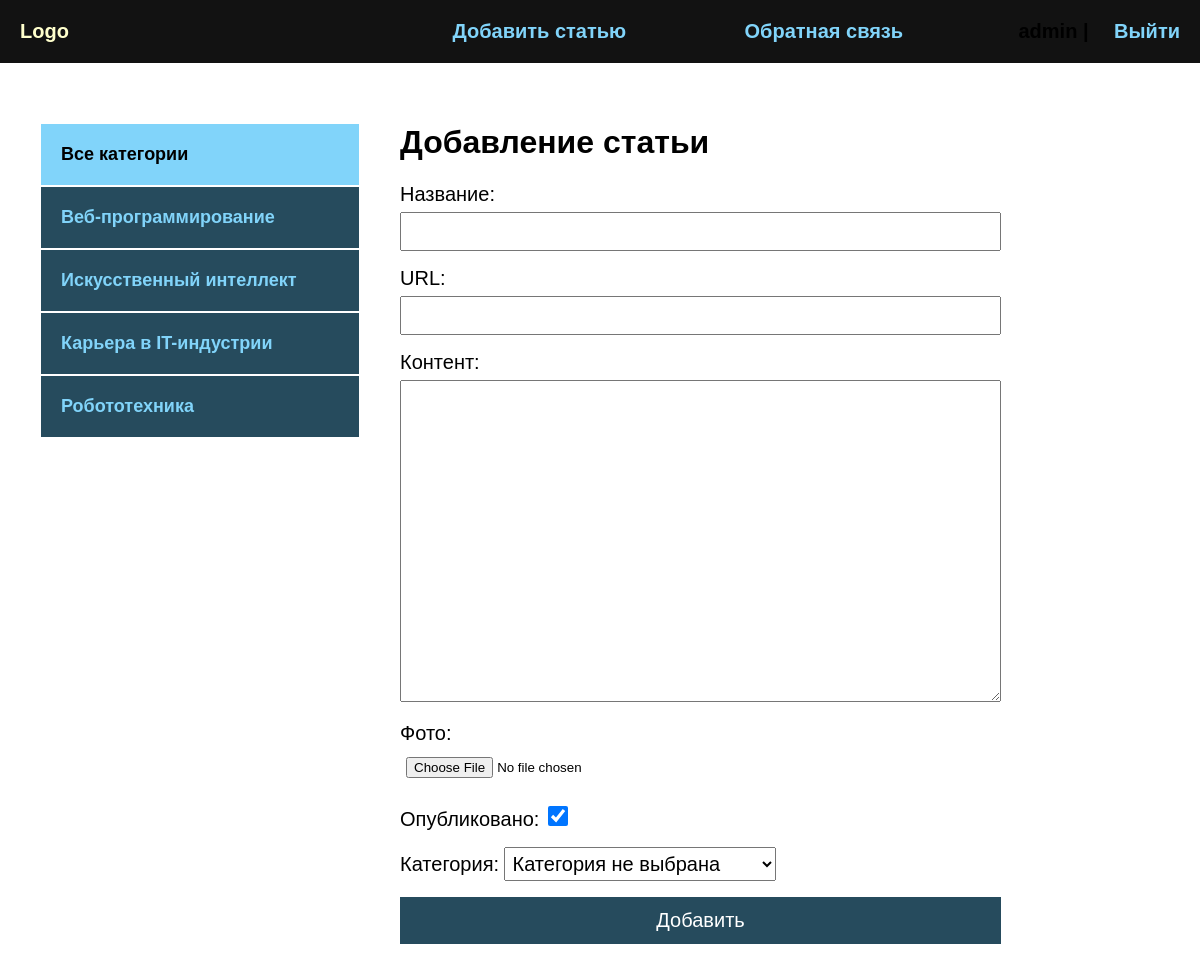
Screenshot of /addpage/ (signed in) with the database file from the repository.
### blog/models.py (models this page shows)
class Category(models.Model):
    name = models.CharField(max_length=100, db_index=True, verbose_name="Категори")
    slug = models.SlugField(max_length=100, unique=True, db_index=True, verbose_name="URL")
    def __str__(self):
        return self.name
    def get_absolute_url(self):
        return reverse('category', kwargs={'cat_slug': self.slug})
    class Meta:
        verbose_name = "Категория"
        verbose_name_plural = "Категории"

### blog/views.py (the view)
# urls.py: path('addpage/', AddPage.as_view(), name="add_page"),
class AddPage(LoginRequiredMixin, DataMixin, CreateView):
    form_class = AddPostForm
    template_name = 'blog/addpage.html'
    success_url = reverse_lazy('index')
    login_url = reverse_lazy('index')
    def get_context_data(self, *, object_list=None, **kwargs):
        context = super().get_context_data(**kwargs)
        c_def = self.get_user_context(title='Добавление статьи')
        return dict(list(context.items()) + list(c_def.items()))

### blog/forms.py (shortened to what this page needs)
class AddPostForm(forms.ModelForm):
    def __init__(self, *args, **kwargs):
        super().__init__(*args, **kwargs)
        self.fields['cat'].empty_label = "Категория не выбрана"
    class Meta:
        model = Blog
        fields = ['title', 'slug', 'content', 'photo', 'is_published', 'cat']
        widgets = {
            'title': forms.TextInput(attrs={"class": "form-input"}),
            'slug': forms.TextInput(attrs={"class": "form-input"}),
            'content': forms.Textarea(attrs={"cols": 60, "rows": 20, "class": "form-input"})
        }

### blog/utils.py (called while the page is built)
    def get_user_context(self, **kwargs):
        context = kwargs
        cats = Category.objects.annotate(Count('blog'))
        user_menu = menu.copy()
        if not self.request.user.is_authenticated:
            user_menu.pop(0)
        context['menu'] = user_menu
        context['cats'] = cats
        if 'cat_selected' not in context:
            context['cat_selected'] = 0
        return context

### blog/templates/blog/addpage.html (shortened to what this page needs)
{% extends 'blog/base.html' %}
{% block content %}
<h1>{{ title }}</h1>
<form action="{% url 'add_page' %}" method="post" enctype="multipart/form-data">
    {{ form.as_p }}
    <button>Добавить</button>
</form>
{% endblock %}

### blog/templates/blog/base.html (shortened to what this page needs)
{% load static %}
{% load blog_tags %}
<!DOCTYPE html>
<html lang="en">
<head>
    <link rel="stylesheet" href="{% static 'css/style.css' %}">
</head>
<body>
    <div class="header">
        <div class="wrap">
            <ul class="mainmenu">
                <li class="logo"><a href="{% url 'index' %}">Logo</a></li>
                {% for m in menu %}
                <li class="last"><a href="{% url m.url_name %}">{{ m.title }}</a></li>
                {% endfor %}
                {% if request.user.is_authenticated %}
                <li class="last">{{ user.username }} | <a href="{% url 'logout' %}">Выйти</a></li>
                {% else %}
                <li class="last"><a href="{% url 'register' %}">Регистрация</a> | <a href="{% url 'login' %}">Войти</a></li>
                {% endif %}
            </ul>
        </div>
    </div>
    <div class="content">
        <div class="wrap">
            <div class="sidebar">
                <ul>
                    {% if cat_selected == 0 %}
                    <li class="selected">Все категории</li>
                    {% else %}
                    <li><a href="{% url 'index' %}">Все категории</a></li>
                    {% endif %}
                    {% for c in cats %}
                        {% if c.blog__count > 0 %}
                            {% if c.pk == cat_selected %}
                                <li class="selected">{{ c.name }}</li>
                            {% else %}
                                <li><a href="{{ c.get_absolute_url }}">{{ c.name }}</a></li>
                            {% endif %}
                        {% endif %}
                    {% endfor %}
                </ul>
            </div>
            <div class="main">
                {% block content %}
                {% endblock %}
            </div>
        </div>
    </div>
</body>
</html>

### blog/static/css/style.css (style rules this page uses)
body { padding: 0; margin: 0; background: #264b5d; font-family: Verdana, Geneva, Tahoma, sans-serif; }
.wrap { max-width: 1200px; margin: 0 auto; }
.content .wrap { background: #FFF; padding: 40px; box-sizing: border-box; display: flex; }
ul { list-style: none; margin: 0; padding: 0; }
a { color: #81d4fa; text-decoration: none; padding: 20px; display: block; }
.mainmenu { display: flex; align-items: center; font-size: 20px; font-weight: bold; }
.header { background: #121212; }
.logo { flex-basis: 40%; }
.last { flex-basis: 30%; text-align: right; }
.sidebar ul { width: 320px; margin-right: 40px; margin-top: 20px; }
.sidebar a { padding: 20px; display: block; border: 1px solid #FFF; background: #264b5d; font-weight: bold; font-size: 18px; }
.selected { font-size: 18px; padding: 20px; border: 1px solid #FFF; font-weight: bold; background: #81d4fa; }
.form-input { width: 100%; padding: 10px; box-sizing: border-box; }
button { background: #81d4fa; border: 2px solid #264b5d; width: 100%; padding: 10px; font-size: 20px; cursor: pointer; }
label { font-size: 18px; }
input, textarea { width: 100%; margin-top: 6px; padding: 6px; box-sizing: border-box; }
label { font-size: 20px; }
button { background: #264b5d; color: #FFF; padding: 10px 40px; font-size: 20px; }
#id_is_published { width: 20px; height: 20px; }
#id_cat { font-size: 20px; padding: 4px; }
.last a { display: inline; }

### rows the page displays
Category: name "Веб-программирование"
Category: name "Искусственный интеллект"
Category: name "Карьера в IT-индустрии"
Category: name "Робототехника"

### other values shown
{{ m.title }} "Добавить статью" "Обратная связь"
{{ title }} "Добавление статьи"
